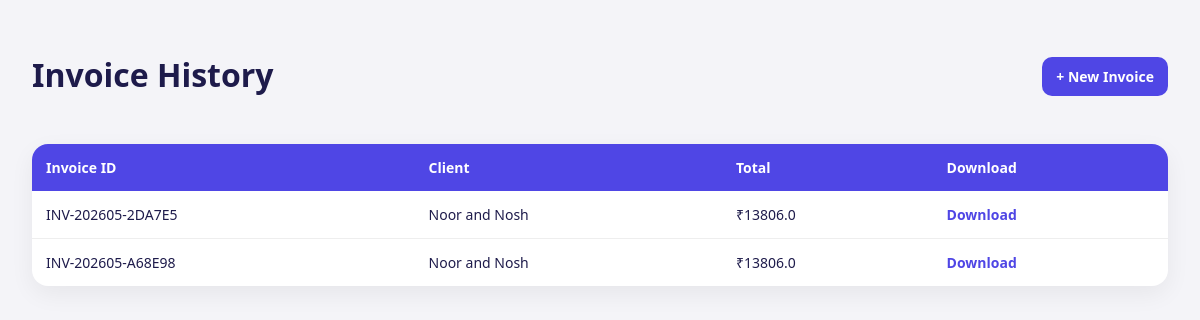
Page /history on the earlier database version.
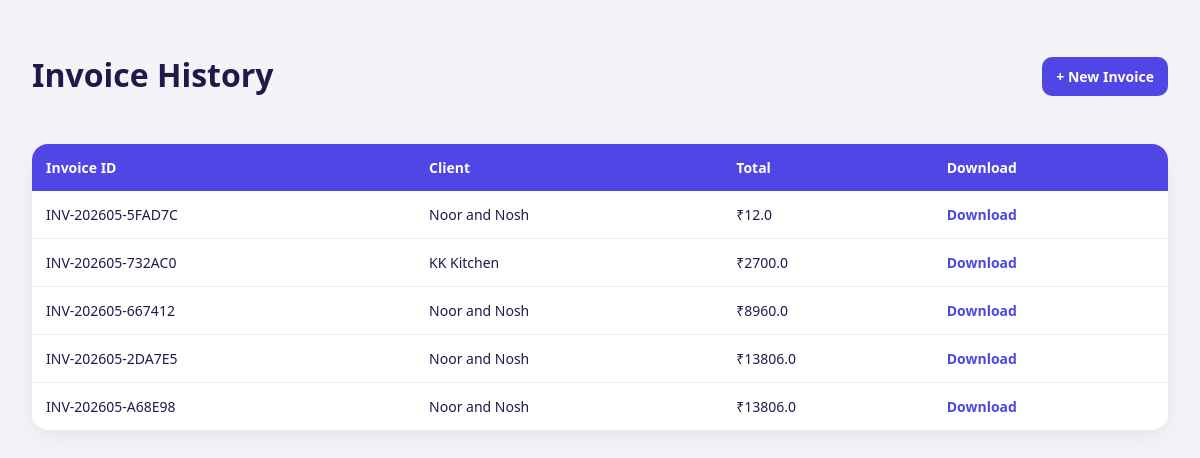
Same page on the later database version.
### tables this page shows
CREATE TABLE invoices (
            id          TEXT PRIMARY KEY,
            client_name TEXT NOT NULL,
            total       REAL NOT NULL,
            filename    TEXT NOT NULL,
            created_at  TEXT NOT NULL
        );

### app.py (the view)
@app.route("/history")
def history():
    invoices = get_all_invoices()
    return render_template("history.html", invoices=invoices)

### database.py (called while the page is built)
def get_all_invoices():
    try:
        conn = sqlite3.connect(DB_PATH)
        rows = conn.execute(
            "SELECT * FROM invoices ORDER BY created_at DESC"
        ).fetchall()
        return rows
    except sqlite3.Error as e:
        print(f"[DB ERROR] Could not fetch invoices: {e}")
        return []
    finally:
        conn.close()

### templates/history.html (shortened to what this page needs)
<!DOCTYPE html>
<html lang="en">
<head>
</head>
<body>
<div class="topbar">
  <h1>Invoice History</h1>
  <a href="/" class="back-btn">
    + New Invoice
  </a>
</div>
<div class="table-wrap">
<table>
  <tr>
    <th>Invoice ID</th>
    <th>Client</th>
    <th>Total</th>
    <th>Download</th>
  </tr>
  {% for invoice in invoices %}
  <tr>
    <td>{{ invoice[0] }}</td>
    <td>{{ invoice[1] }}</td>
    <td>₹{{ invoice[2] }}</td>
    <td>
      <a class="download"
         href="/download/{{ invoice[3] }}">
         Download
      </a>
    </td>
  </tr>
  {% endfor %}
</table>
</div>
</body>
</html>

Differences in the rows shown:
added invoices: id "INV-202605-5FAD7C", client_name "Noor and Nosh", total "12.0"
added invoices: id "INV-202605-732AC0", client_name "KK Kitchen", total "2700.0"
added invoices: id "INV-202605-667412", client_name "Noor and Nosh", total "8960.0"
